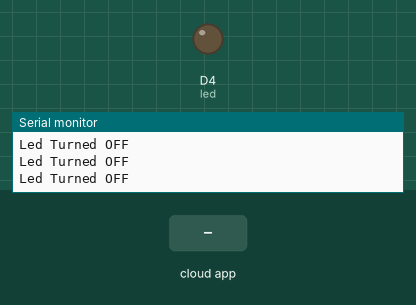
The sketch below on a simulated ESP8266 (NodeMCU). On the bench: output pins drawn as LEDs (lit = HIGH), the last lines printed to the serial monitor. The test bench sets the inputs (shaded band). WiFi joins after 1.5 s; servers stay silent unless stated; the Firebase database answers and starts empty.

Above: at 3.8 s.
3.9 s: the phone or cloud app sets LED_STATUS to ON
At 5.0 s:
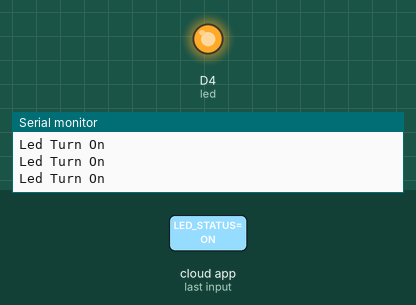
5.5 s: the phone or cloud app sets LED_STATUS to OFF
At 6.2 s:
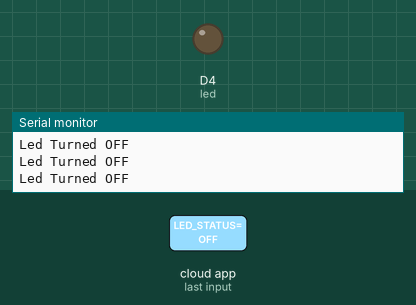
Timing chart, 0 to 8.5 s (numbered marks = the images above; inputs shaded):
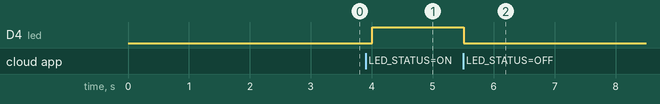

Measured:
- after the input at 3.9 s, D4 (led): LOW → HIGH after 0.10 s
- after the input at 5.5 s, D4 (led): HIGH → LOW at once

The sketch:

201933404________05_____.ino
```cpp
// DB key : FiaxcOcu7uM3hwuOnCoX4NHQxggk1we5GjLtOsl3

// Project name : Firebase-LED-Contrlo.firebaseio.com

#include <ESP8266WiFi.h>

#include <FirebaseArduino.h>

#define FIREBASE_HOST "hellofirebase-e29a1.firebaseio.com"
#define FIREBASE_AUTH "h2xWzPGsMeR9wmU8vWNcaphdMlHrCIzbND8BrppY"

//와이파이 아이디와 비밀번호 입력
#define WIFI_SSID "olleh_GIGA_WIFI_CC91"
#define WIFI_PASSWORD "0000006977"


String fireStatus = "";   // firebase DB로 부터 받은 값 저장
int led = D4;        // NodeMCU LED pin

void setup() {
  Serial.begin(9600);
  delay(1000);
  pinMode(led, OUTPUT);
  WiFi.begin(WIFI_SSID, WIFI_PASSWORD);
  Serial.print("Connecting to ");
  Serial.print(WIFI_SSID);
  while (WiFi.status() != WL_CONNECTED) {
    Serial.print(".");
    delay(500);
    }
    Serial.println();
    Serial.print("Connected to ");
    Serial.println(WIFI_SSID);
    Firebase.begin(FIREBASE_HOST, FIREBASE_AUTH);   // firebase에 연결
    Firebase.setString("LED_STATUS", "OFF");              //초기 LED 상태를 OFF로 설정 }
}

void loop()
{
  fireStatus = Firebase.getString("LED_STATUS"); // Firebase 데이터베이스로 부터 LED 상태 값 읽음
  if (fireStatus == "ON")   {       // Firebase 데이터베이스로 부터 받은 LED 상태 값이 “ON”이면 LED 켜기
    Serial.println("Led Turn On"); // Serial Monitor에 “Led Turned ON” 문자열 출력
    digitalWrite(led, HIGH);          // LED OFF
    } else if (fireStatus == "OFF")  {    // Firebase 데이터베이스로 부토 LED 상태 값 읽음
      Serial.println("Led Turned OFF");  // Serial Monitor에 “Led Turned OFF” 문자열 출력
      digitalWrite(led, LOW);          // LED OFF
      } else { Serial.println("Command Error! Please send ON/OFF");
      }

  }
```
